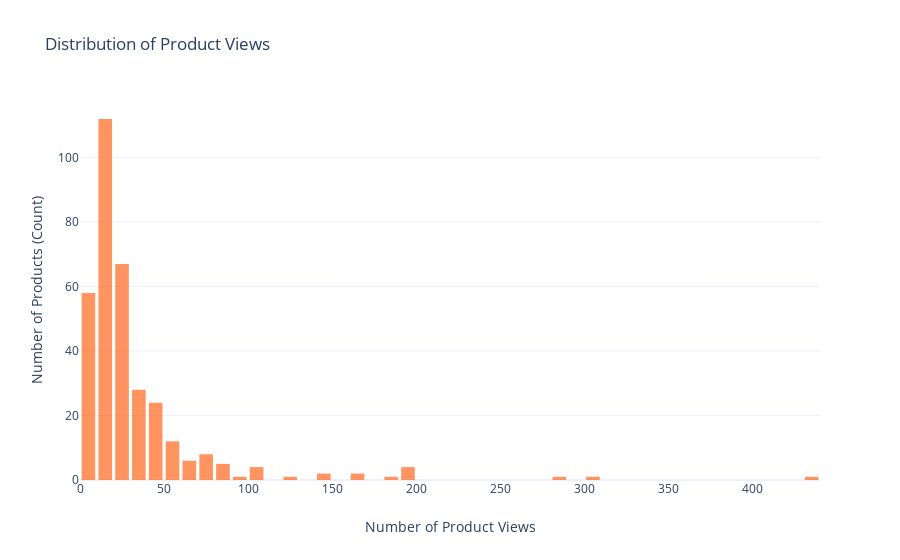

The notebook cell saved with this chart:
### Code cell
# Distribution of Product Views
x = prod_engagement.groupby('Search_term')['Product_views'].mean().round(1).tolist()

fig = go.Figure()
fig.add_trace(go.Histogram(x=x,
                           marker_color='rgb(255,103,31)',
                               opacity=0.7)
                          )

fig.update_layout(
    title_text='Distribution of Product Views', # title of plot
    xaxis_title_text='Number of Product Views', # xaxis label
    yaxis_title_text='Number of Products (Count)', # yaxis label
    bargap=0.1, # gap between bars of adjacent location coordinates
    bargroupgap=0.1 # gap between bars of the same location coordinates
)

#fig.update_yaxes(type="log")

fig.show()

### Figure 1 — Plotly figure (JSON) as saved in the notebook; plotly's stock layout.template omitted (floating-point values rounded to 4 significant figures; data arrays with more than 128 entries replaced by an {"elided": "..."} marker saying what was removed)
{"data": [{"marker": {"color": "rgb(255,103,31)"}, "opacity": 0.7, "type": "histogram", "x": {"elided": "338 float values"}}], "layout": {"bargap": 0.1, "bargroupgap": 0.1, "title": {"text": "Distribution of Product Views"}, "xaxis": {"title": {"text": "Number of Product Views"}}, "yaxis": {"title": {"text": "Number of Products (Count)"}}}}
